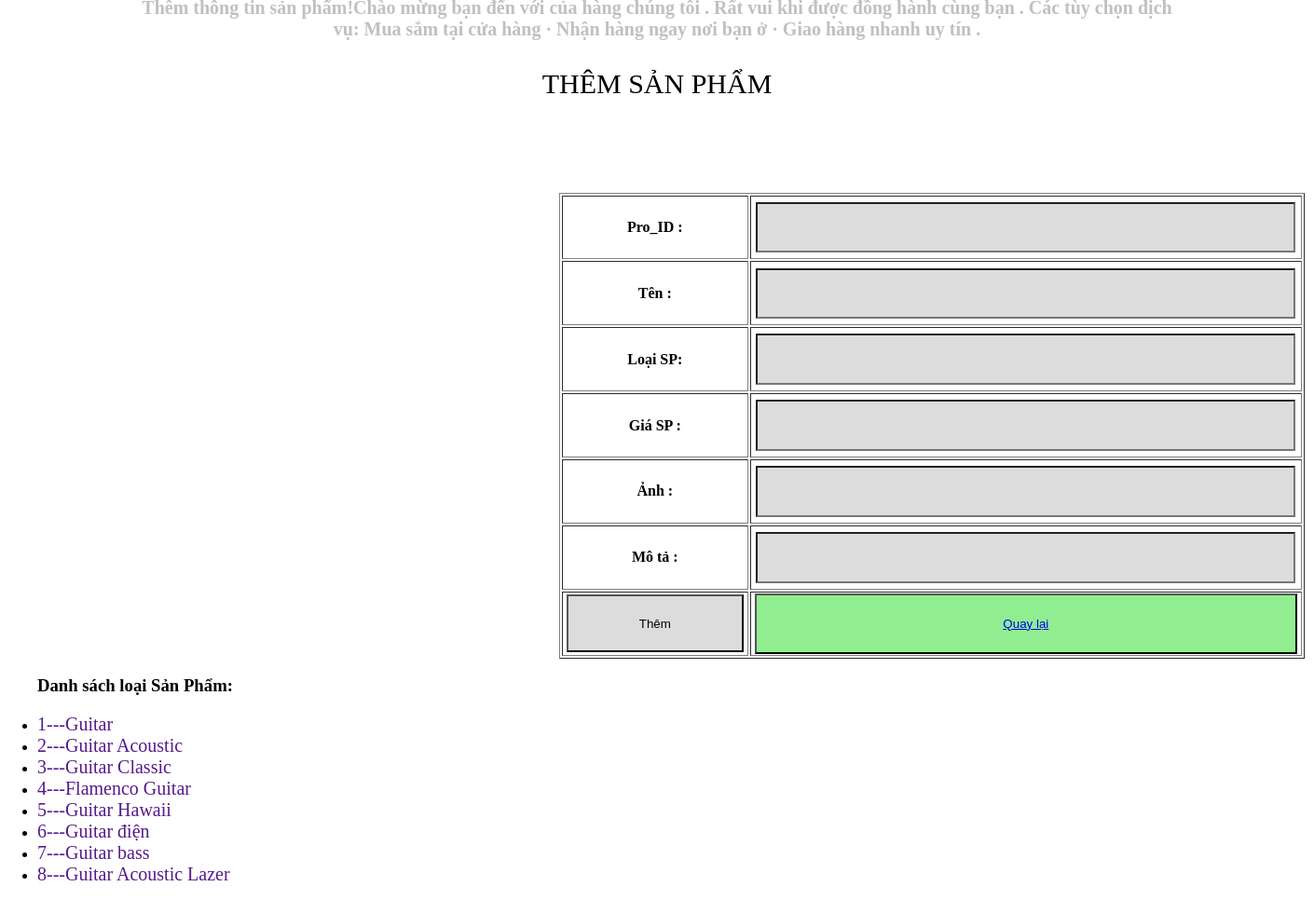
/View/admin/pages/Form_Themsanpham.php (signed in), run on the app's committed database.
### tables this page shows
CREATE TABLE `tbl_category` (
  `cat_id` int(11) NOT NULL,
  `cat_name` varchar(50) NOT NULL,
  `status` int(11) NOT NULL
);

### View/admin/pages/Form_Themsanpham.php (the view, shortened to what this page needs)
<!DOCTYPE html>
<html>
	<head>
	</head>
	<body>
		<div id="chu-chay">
			<marquee>Thêm thông tin sản phẩm!Chào mừng bạn đến với của hàng chúng tôi . Rất vui khi được đồng hành cùng bạn . Các tùy chọn dịch vụ: Mua sắm tại cửa hàng · Nhận hàng ngay nơi bạn ở · Giao hàng nhanh uy tín .</marquee>
		</div>
		 <div class="tendangnhap">
     THÊM SẢN PHẨM
        </div>
		<div id="main">
			<form action="../../../Controller/admin/Themsanpham.php" method="post" >
				<table border="1px" style="width: 800px;height: 500px;background: #ffffff;">
					<tr>
						<th style="color:#000000">
							Pro_ID :
						</th>
						<th>
							<input style="width: 97%;height: 75%;background: #DCDCDC; type="text" name="id"><br>
						</th>
					</tr>
					<tr>
						<th>
							Tên :
						</th>
						<th>
							<input style="width: 97%;height: 75%;background: #DCDCDC; type="text" name="ten"><br>
						</th>
					</tr>
					<tr>
						<th>
							Loại SP:
						</th>
						<th>
							<input style="width: 97%;height: 75%;background: #DCDCDC; type="text" name="loai"><br>
						</th>
					</tr>
					<tr>
						<th>
							Giá SP :
						</th>
						<th>
							<input style="width: 97%;height: 75%;background:#DCDCDC; type="text" name="gia"><br>
						</th>
					</tr>
					<tr>
						<th>
							Ảnh :
						</th>
						<th>
							<input style="width: 97%;height: 75%;background:#DCDCDC; type="text" name="anh">
						</th>
					</tr>
					<tr>
						<th>
							Mô tả :
						</th>
						<th>
							<input  style="width: 97%;height: 75%;background:#DCDCDC; type="text" name="mota">
						</th>
					</tr>
					<tr>
						<th>
							<input style="width: 97%;height: 95%; background:#DCDCDC;" type="submit" name="them" value="Thêm">
						</th>
						<th>
							<button style="width: 99%;height: 100%;background:#90EE90 ">
								<a href='Sanpham.php' title='Quay lại'>Quay lại</a>
							</button>
						</th>
					</tr>
				</table>
			</form>
		</div>
		<div class="Menu">
			<?php
				$conn = mysqli_connect("localhost","root","","danguitar");
				mysqli_query($conn,"SET danguitar 'utf8'");
				$sql1 = "SELECT * FROM tbl_category";
				$kq1=mysqli_query($conn,$sql1);
			?>
			<ul>
				<h3> Danh sách loại Sản Phẩm: </h3>
				<?php
				$j=0;
				while(($row1 = mysqli_fetch_array($kq1))&&($j<10))
					{   $j++;
						?>
						<li>
							<a style="font-size: 20px; text-decoration: none;" href="">
								<?php
								echo $row1['cat_id'];
								echo "---";
								 echo $row1['cat_name'];
								?>
							</a>
						</li>
						<?php
					}
					?>
				</ul>
		</div>
	</body>
</html>

### View/admin/pages/Form_Themsanpham.php (style rules this page uses)
body { width:auto; margin: auto; background: url(../../../anh/them2.jpg); }
#chu-chay { width:auto; margin-right: 150px; margin-left: 150px; color:#C0C0C0; font-size: 20px; font-weight: bold; background: white; margin-top: -3.4px; text-align: center; }
#main { width: 1024px; margin-right: 100px; }
#main form { margin-left: 600px; margin-top: 100px; }
.tendangnhap { margin-top: 30px; text-align: center; color:black; font-size:30px; }

### data on the page
tbl_category: cat_id "1", cat_name "Guitar"
tbl_category: cat_id "2", cat_name "Guitar Acoustic"
tbl_category: cat_id "3", cat_name "Guitar Classic"
tbl_category: cat_id "4", cat_name "Flamenco Guitar"
tbl_category: cat_id "5", cat_name "Guitar Hawaii"
tbl_category: cat_id "6", cat_name "Guitar điện"
tbl_category: cat_id "7", cat_name "Guitar bass"
tbl_category: cat_id "8", cat_name "Guitar Acoustic Lazer"
